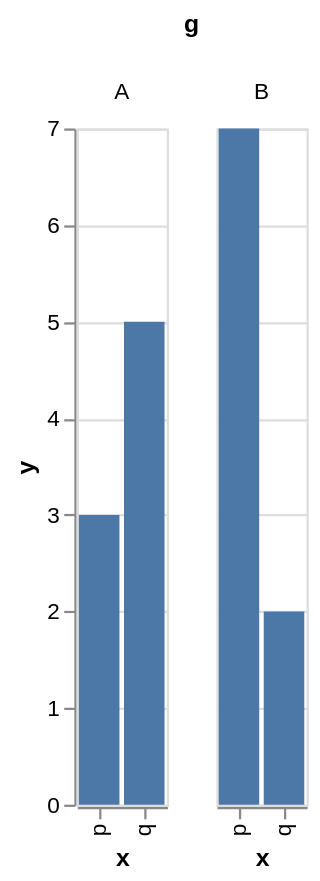

Source (Vega-Lite JSON):
### Vega-Lite specification from a JSON file in a GitHub repository (floating-point values rounded to 4 significant figures)
{"$schema": "https://vega.github.io/schema/vega-lite/v6.json", "description": "Small multiples: one cell per category, in a row.", "data": {"values": [{"g": "A", "x": "p", "y": 3}, {"g": "A", "x": "q", "y": 5}, {"g": "B", "x": "p", "y": 7}, {"g": "B", "x": "q", "y": 2}]}, "mark": "bar", "encoding": {"column": {"field": "g", "type": "nominal"}, "x": {"field": "x", "type": "nominal"}, "y": {"field": "y", "type": "quantitative"}}}
